Frame 1 (no input): blank canvas, image omitted
Frame 60 (no input): blank canvas, image omitted
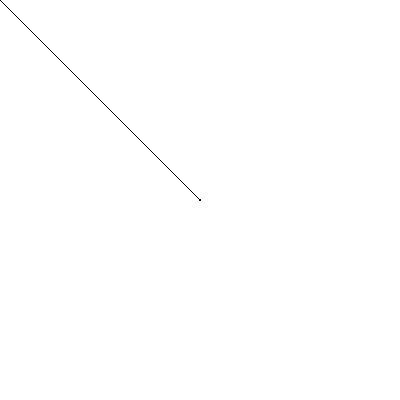
Frame 120 (the mouse pressed at the canvas centre since frame 60)

The p5.js sketch whose frames 1 and 60 were blank and that drew this single picture after the mouse press (run headless with seeded random() and noise() and a simulated clock; from frame 60 on, the mouse is pressed at the canvas centre):

// p5.js sketch
// ── sketch.js
// Project Title
// Your Name
// Date
//
// Extra for Experts:
// - describe what you did to take this project "above and beyond"

function setup() {
    createCanvas(400, 400);
  	background(255);
}

function draw() {

    fill(0);
    line(pmouseX, pmouseY, mouseX, mouseY);
}
